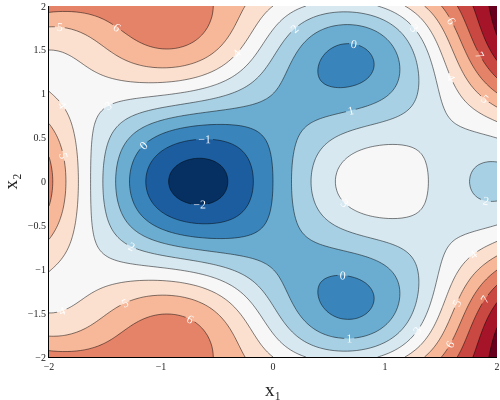

The notebook cell saved with this chart:
### Code cell
from new_grad_utils import make_3D_contour

fig = make_3D_contour(
    f=lambda x, y: 3 * np.sin(2 * x) * np.cos(2 * y) + x**2 + y**2,
    lim=2,
    xaxis_title='x₁',
    yaxis_title='x₂',
    # zaxis_title='f(x₁, x₂)',
    title='',
)

fig.update_layout(margin=dict(l=0, r=0, t=0, b=0), width=500, height=400)
fig.show()

### Figure 1 — Plotly figure (JSON) as saved in the notebook; plotly's stock layout.template omitted (floating-point values rounded to 4 significant figures; data arrays with more than 128 entries replaced by an {"elided": "..."} marker saying what was removed)
{"data": [{"colorscale": [[0, "rgb(5,48,97)"], [0.1, "rgb(33,102,172)"], [0.2, "rgb(67,147,195)"], [0.3, "rgb(146,197,222)"], [0.4, "rgb(209,229,240)"], [0.5, "rgb(247,247,247)"], [0.6, "rgb(253,219,199)"], [0.7, "rgb(244,165,130)"], [0.8, "rgb(214,96,77)"], [0.9, "rgb(178,24,43)"], [1, "rgb(103,0,31)"]], "contours": {"labelfont": {"color": "white", "family": "Palatino", "size": 12}, "showlabels": true}, "showscale": false, "type": "contour", "x": [-2.0, -1.96, -1.919, -1.879, -1.838, -1.798, -1.758, -1.717, -1.677, -1.636, -1.596, -1.556, -1.515, -1.475, -1.434, -1.394, -1.354, -1.313, -1.273, -1.232, -1.192, -1.152, -1.111, -1.071, -1.03, -0.9899, -0.9495, -0.9091, -0.8687, -0.8283, -0.7879, -0.7475, -0.7071, -0.6667, -0.6263, -0.5859, -0.5455, -0.5051, -0.4646, -0.4242, -0.3838, -0.3434, -0.303, -0.2626, -0.2222, -0.1818, -0.1414, -0.101, -0.06061, -0.0202, 0.0202, 0.06061, 0.101, 0.1414, 0.1818, 0.2222, 0.2626, 0.303, 0.3434, 0.3838, 0.4242, 0.4646, 0.5051, 0.5455, 0.5859, 0.6263, 0.6667, 0.7071, 0.7475, 0.7879, 0.8283, 0.8687, 0.9091, 0.9495, 0.9899, 1.03, 1.071, 1.111, 1.152, 1.192, 1.232, 1.273, 1.313, 1.354, 1.394, 1.434, 1.475, 1.515, 1.556, 1.596, 1.636, 1.677, 1.717, 1.758, 1.798, 1.838, 1.879, 1.919, 1.96, 2.0], "y": [-2.0, -1.96, -1.919, -1.879, -1.838, -1.798, -1.758, -1.717, -1.677, -1.636, -1.596, -1.556, -1.515, -1.475, -1.434, -1.394, -1.354, -1.313, -1.273, -1.232, -1.192, -1.152, -1.111, -1.071, -1.03, -0.9899, -0.9495, -0.9091, -0.8687, -0.8283, -0.7879, -0.7475, -0.7071, -0.6667, -0.6263, -0.5859, -0.5455, -0.5051, -0.4646, -0.4242, -0.3838, -0.3434, -0.303, -0.2626, -0.2222, -0.1818, -0.1414, -0.101, -0.06061, -0.0202, 0.0202, 0.06061, 0.101, 0.1414, 0.1818, 0.2222, 0.2626, 0.303, 0.3434, 0.3838, 0.4242, 0.4646, 0.5051, 0.5455, 0.5859, 0.6263, 0.6667, 0.7071, 0.7475, 0.7879, 0.8283, 0.8687, 0.9091, 0.9495, 0.9899, 1.03, 1.071, 1.111, 1.152, 1.192, 1.232, 1.273, 1.313, 1.354, 1.394, 1.434, 1.475, 1.515, 1.556, 1.596, 1.636, 1.677, 1.717, 1.758, 1.798, 1.838, 1.879, 1.919, 1.96, 2.0], "z": {"elided": "100x100 float values"}}], "layout": {"font": {"color": "#222", "family": "Palatino", "size": 16}, "height": 400, "margin": {"b": 0, "l": 0, "r": 0, "t": 0}, "paper_bgcolor": "white", "plot_bgcolor": "white", "showlegend": true, "title": {"text": ""}, "width": 500, "xaxis": {"gridcolor": "#f0f0f0", "linecolor": "black", "linewidth": 1, "showline": true, "tickfont": {"family": "Palatino", "size": 10}, "title": {"text": "x₁"}}, "yaxis": {"gridcolor": "#f0f0f0", "linecolor": "black", "linewidth": 1, "showline": true, "tickfont": {"family": "Palatino", "size": 10}, "title": {"text": "x₂"}}}}
